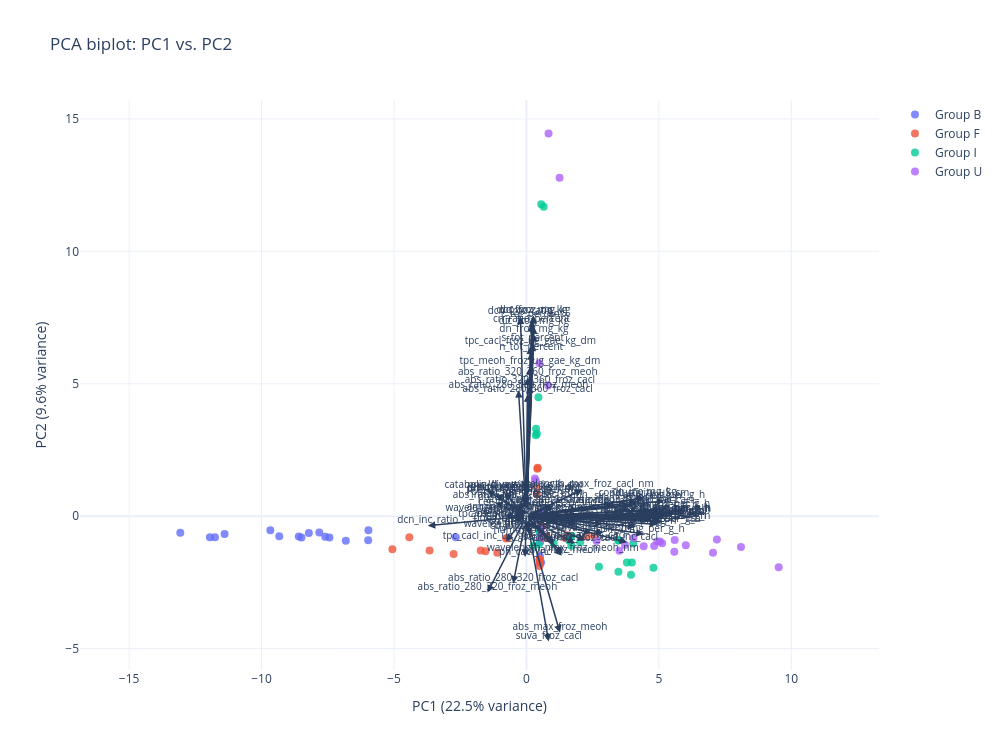
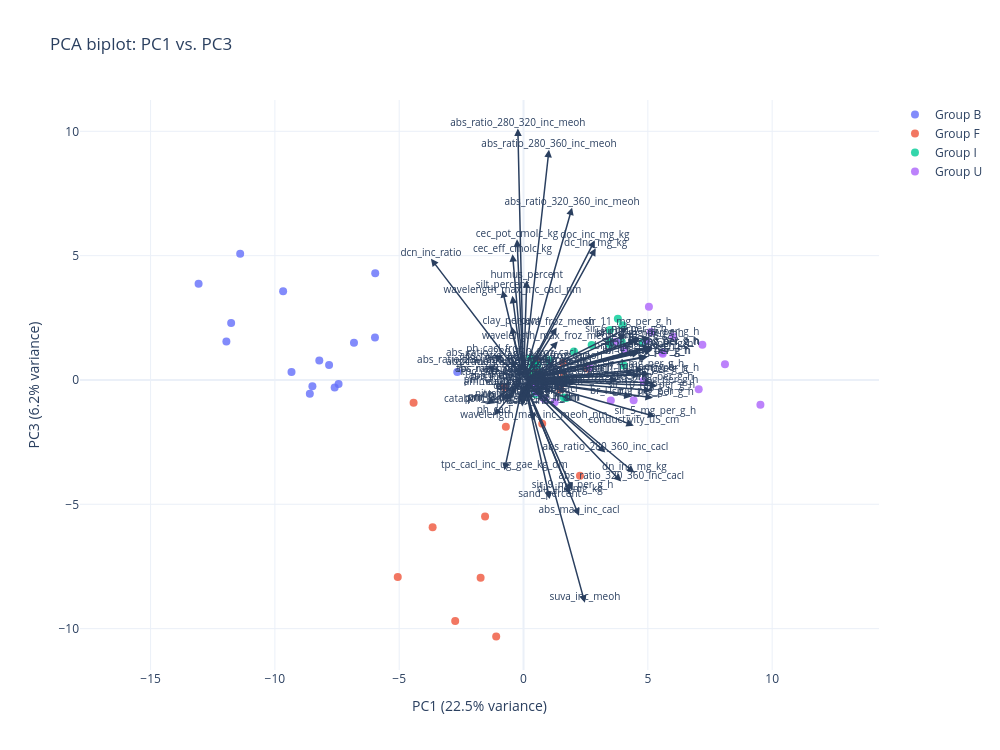
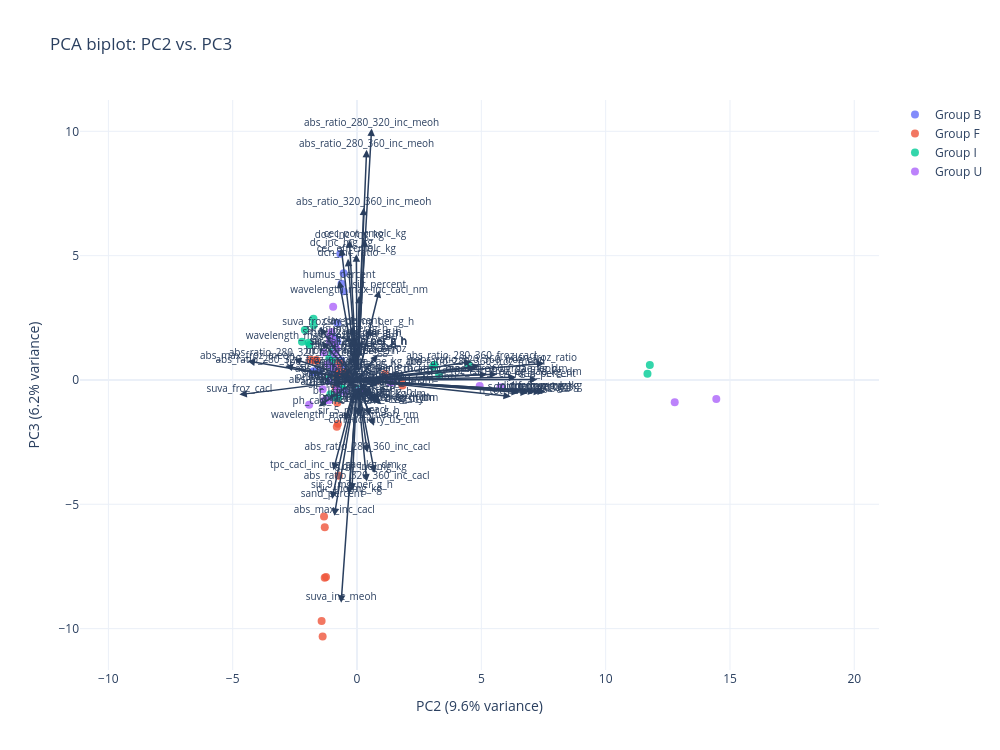

The code cell stored with these charts, in order, in its notebook:
### Code cell
import plotly.graph_objects as go
from plotly.subplots import make_subplots


# PCA loadings
loadings = pd.DataFrame(
    pca.components_.T,
    index=features,
    columns=["PC1", "PC2", "PC3"],
)

# The three PC combinations
pc_pairs = [
    ("PC1", "PC2"),
    ("PC1", "PC3"),
    ("PC2", "PC3"),
]

# Scale arrows for visibility alongside sample scores
score_max = df_scores[["PC1", "PC2", "PC3"]].abs().max().max()
loading_max = loadings.abs().to_numpy().max()
arrow_scale = score_max / loading_max * 0.7

for pc_x, pc_y in pc_pairs:
    fig = go.Figure()

    # Plot samples, colored by plant group
    for group in df_scores["sample"].unique():
        subset = df_scores[df_scores["sample"] == group]

        fig.add_trace(go.Scatter(
            x=subset[pc_x],
            y=subset[pc_y],
            mode="markers",
            name=f"Group {group}",
            marker=dict(size=8, opacity=0.8),
            hovertemplate=(
                f"Group: {group}<br>"
                f"{pc_x}: %{{x:.2f}}<br>"
                f"{pc_y}: %{{y:.2f}}"
                "<extra></extra>"
            ),
        ))

    # Plot parameter loading arrows
    for parameter, row in loadings.iterrows():
        x = row[pc_x] * arrow_scale
        y = row[pc_y] * arrow_scale

        # Draw arrow from origin to loading position
        fig.add_annotation(
            x=x,
            y=y,
            ax=0,
            ay=0,
            xref="x",
            yref="y",
            axref="x",
            ayref="y",
            showarrow=True,
            arrowhead=2,
            arrowsize=1,
            arrowwidth=1.5,
        )

        # Place feature name at the arrow tip
        fig.add_trace(go.Scatter(
            x=[x],
            y=[y],
            mode="text",
            text=[parameter],
            textposition="top center",
            textfont=dict(size=10),
            showlegend=False,
            hoverinfo="skip",
        ))

    # Axis labels include explained variance
    x_idx = int(pc_x[-1]) - 1
    y_idx = int(pc_y[-1]) - 1

    fig.update_layout(
        title=f"PCA biplot: {pc_x} vs. {pc_y}",
        xaxis_title=(
            f"{pc_x} "
            f"({pca.explained_variance_ratio_[x_idx]:.1%} variance)"
        ),
        yaxis_title=(
            f"{pc_y} "
            f"({pca.explained_variance_ratio_[y_idx]:.1%} variance)"
        ),
        template="plotly_white",
        width=1000,
        height=750,
        hovermode="closest",
    )

    # Equal axis scaling makes arrow directions easier to compare
    fig.update_yaxes(scaleanchor="x", scaleratio=1)

    fig.show()
